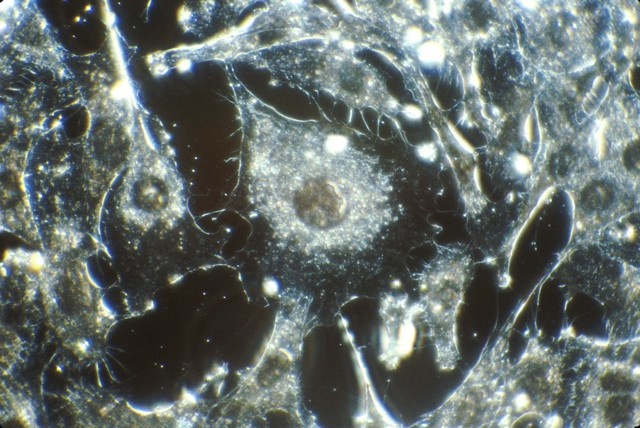
#> input picture benchmarks/real_image/assets/nci_cancer_cells_public_domain_640.jpg, 640 x 428 px; its folder holds only this picture in this run
$ python generate_real_image_benchmark.py
#> lines starting #> are read from the running program, lines starting #| are printed output that depends on the picture
#!/usr/bin/env python3
"""Generate a real-microscopy-image benchmark package."""

from __future__ import annotations

import argparse
import json
from pathlib import Path

from PIL import Image, ImageOps


ROOT = Path(__file__).resolve().parents[2]
ASSET = ROOT / "benchmarks" / "real_image" / "assets" / "nci_cancer_cells_public_domain_640.jpg"
METADATA = ROOT / "benchmarks" / "real_image" / "asset_metadata.json"


def to_16bit_gray(image: Image.Image) -> Image.Image:
    gray = image.convert("L")
    high = Image.new("I;16", gray.size)
    high.putdata([value * 257 for value in gray.getdata()])
    return high


def write_package(root: Path) -> dict:
    package = root / "real_image_001"
    package.mkdir(parents=True, exist_ok=True)
    (package / "figures").mkdir(exist_ok=True)
    (package / "raw_images").mkdir(exist_ok=True)

    with Image.open(ASSET) as img:
#> img is the input picture: PIL image 640x428 RGB; mean R, G, B 101.7, 111.2, 108.2
        base = img.convert("RGB")
        crop = base.crop((72, 44, 472, 344))
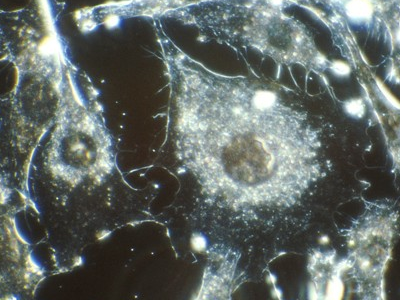
#> crop: PIL image 400x300 RGB; mean R, G, B 97.9, 105.7, 101.8
        duplicate = ImageOps.mirror(crop)
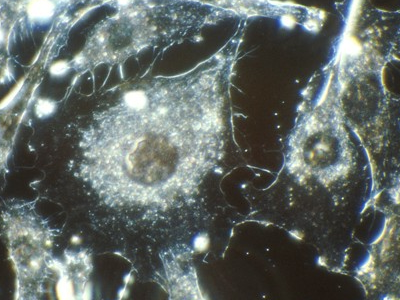
#> duplicate: PIL image 400x300 RGB; mean R, G, B 97.9, 105.7, 101.8
        negative = base.crop((180, 98, 580, 398))
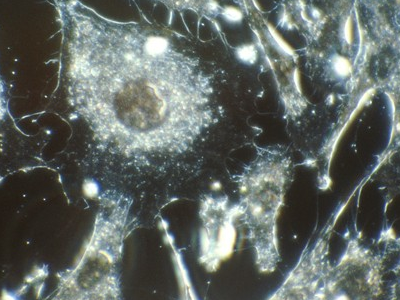
#> negative: PIL image 400x300 RGB; mean R, G, B 96.1, 103.4, 98.9
        crop.save(package / "figures/Figure_Real_1A.jpg", quality=92)
        duplicate.save(package / "figures/Figure_Real_4D.jpg", quality=92)
        negative.save(package / "raw_images/source_context_real_negative.jpg", quality=92)
        tiff_crop = base.crop((96, 60, 416, 300))
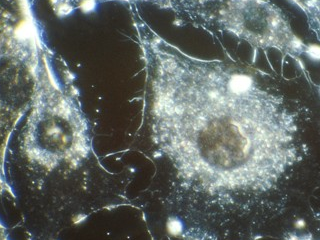
#> tiff_crop: PIL image 320x240 RGB; mean R, G, B 97.2, 104.8, 100.9
        tiff_duplicate = ImageOps.mirror(tiff_crop)
        to_16bit_gray(tiff_crop).save(package / "figures/Figure_16bit_1A.tif")
#> in to_16bit_gray, `high = Image.new("I;16", gray.size)`: high: PIL image 320x240 I;16; every value is 0
#> in to_16bit_gray, `high.putdata([value * 257 for value in gray.getdata()])`:
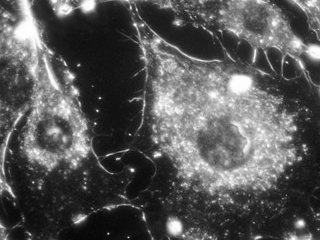
#> high: PIL image 320x240 I;16; min 5911, max 65535, mean 26244; drawn with min black and max white
        to_16bit_gray(tiff_duplicate).save(package / "figures/Figure_16bit_4D.tif")
#> in to_16bit_gray (call 2), `gray = image.convert("L")`:
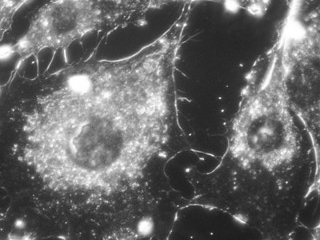
#> gray: PIL image 320x240 L; min 23, max 255, mean 102.1
#> in to_16bit_gray (call 2), `high.putdata([value * 257 for value in gray.getdata()])`:
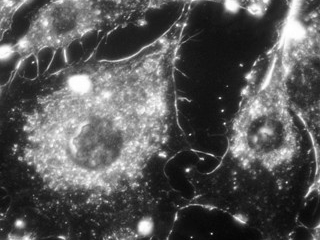
#> high: PIL image 320x240 I;16; min 5911, max 65535, mean 26244; drawn with min black and max white

    metadata = json.loads(METADATA.read_text(encoding="utf-8"))
#> (reads benchmarks/real_image/asset_metadata.json from the repository)
    (package / "real_image_source_metadata.json").write_text(
        json.dumps(metadata, indent=2, ensure_ascii=False) + "\n",
        encoding="utf-8",
    )
    (package / "manuscript.pdf").write_text(
        "Results\n\nFigure Real 1A and Figure Real 4D are described as distinct microscopy panels. "
        "The benchmark image source is a public-domain National Cancer Institute microscopy image used only for detector validation.\n",
        encoding="utf-8",
    )

    expected = {
        "benchmark_id": "real_image_001",
        "package": str(package),
        "source_asset": str(ASSET.relative_to(ROOT)),
        "source_metadata": metadata,
        "expected_duplicate_pair": [
            "figures/Figure_Real_1A.jpg",
            "figures/Figure_Real_4D.jpg"
        ],
        "expected_16bit_pair": [
            "figures/Figure_16bit_1A.tif",
            "figures/Figure_16bit_4D.tif"
        ],
        "expected_transform": "flip_h",
        "expected_status": "real_image_global_duplicate_detected",
        "success_condition": (
            "The global image detector should identify a flipped duplicate pair derived from a real public-domain microscopy image."
        ),
    }
    (package / "expected_real_image_intake.json").write_text(
        json.dumps(expected, indent=2, ensure_ascii=False) + "\n",
        encoding="utf-8",
    )
    return expected


def main() -> int:
    parser = argparse.ArgumentParser(description=__doc__)
    parser.add_argument("--output-dir", type=Path, default=Path("tmp/real_image_benchmark/cases"))
    args = parser.parse_args()

    expected = write_package(args.output_dir.expanduser().resolve())
    print(json.dumps(expected, indent=2, ensure_ascii=False))
    return 0


if __name__ == "__main__":
    raise SystemExit(main())
#> (the program exits here)
